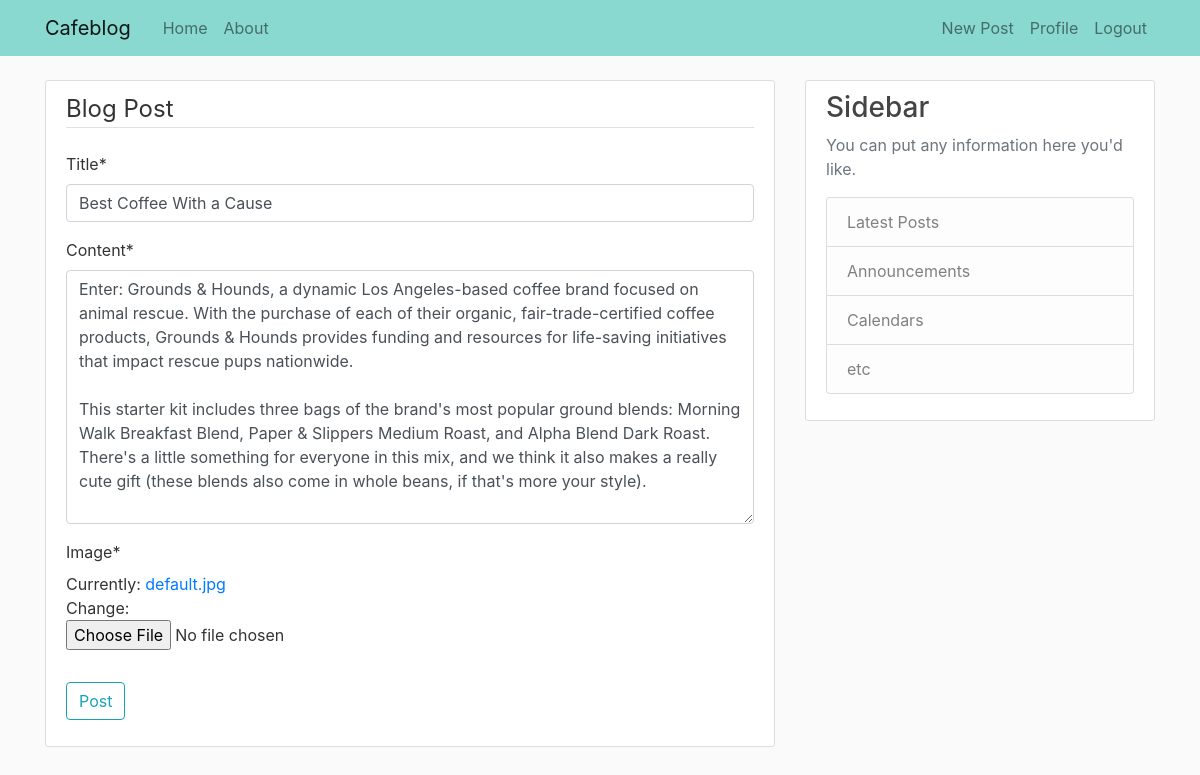
The page /post/10/update (signed in) on the database its author committed.
### blog/models.py (models this page shows, shortened)
class Post(models.Model):
    title = models.CharField(max_length=100)
    content = models.TextField()
    date_posted = models.DateTimeField(default=timezone.now)
    author = models.ForeignKey(User, on_delete=models.CASCADE)
    image = models.ImageField(default='default.jpg', upload_to='blog_images')

### blog/views.py (the view, shortened to what this page needs)
# urls.py: path('post/<int:pk>/update', PostUpdateView.as_view(), name='post-update'),
class PostUpdateView(LoginRequiredMixin, UserPassesTestMixin, UpdateView):
    model = Post
    fields = ['title', 'content', 'image']
    def test_func(self):
        post = self.get_object()
        if self.request.user == post.author:
            return True
        return False

### blog/templates/blog/post_form.html (shortened to what this page needs)
{% extends "blog/base.html"%}
{% load crispy_forms_tags %}
{% block content %}
    <div class="content-section">
        <form method="POST" enctype="multipart/form-data">
            <fieldset class="form-group">
                <legend class="border-bottom mb-4">Blog Post</legend>
                {{ form|crispy }}
            </fieldset>
            <div class="form-group">
                <button class="btn btn-outline-info" type="submit">Post</button>
            </div>
        </form>
    </div>
{% endblock content %}

### blog/static/blog/main.css (style rules this page uses)
body { background: #fafafa; color: #333333; margin-top: 5rem; }
.content-section { background: #ffffff; padding: 10px 20px; border: 1px solid #dddddd; border-radius: 3px; margin-bottom: 20px; }

### rows shown on the page
Post: title "Best Coffee With a Cause", content "Enter: Grounds & Hounds, a dynamic Los Angeles-based coffee brand focused on animal rescue. With the purchase of each of their organic, fair-trade-certified coffee products, Grounds & Hounds provides funding and resources for life-saving initiatives that impact rescue pups nationwide. This starter kit includes three bags of the brand's most popular ground blends: Morning Walk Breakfast Blend, Paper & Slippers Medium Roast, and Alpha Blend Dark Roast. There's a little something for everyone in this mix, and we think it also makes a really cute gift (these blends also come in whole beans, if that's more your style)."
